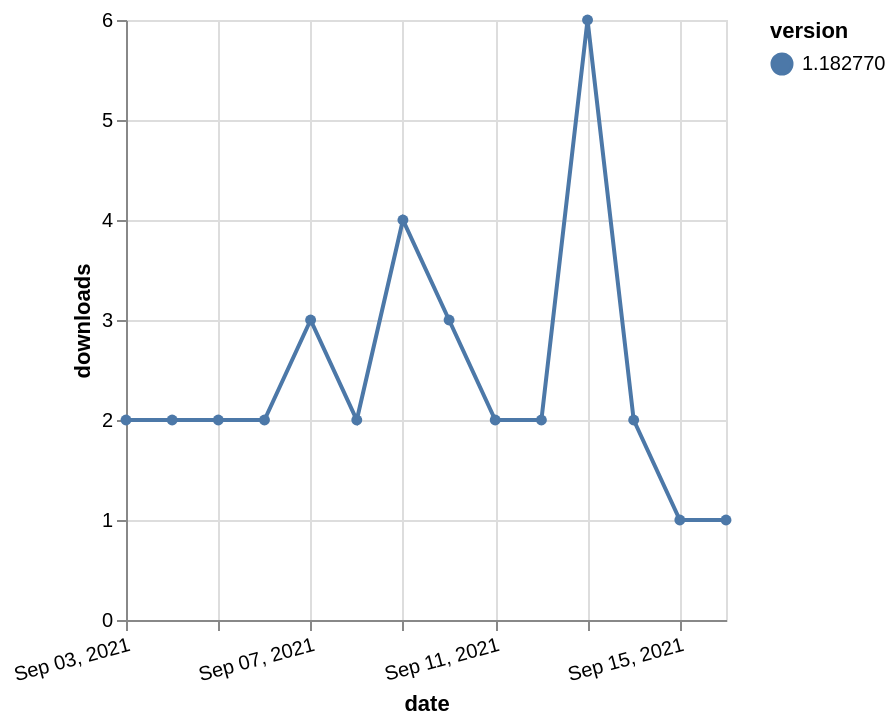

Vega-Lite specification stored for this chart:
### Vega-Lite specification from a JSON file in a GitHub repository (floating-point values rounded to 4 significant figures)
{"$schema": "https://vega.github.io/schema/vega-lite/v5.json", "description": "A simple bar chart with embedded data.", "data": {"values": [{"date": "2021-09-03", "total": 2349, "delta": 2, "version": "1.182770"}, {"date": "2021-09-04", "total": 2351, "delta": 2, "version": "1.182770"}, {"date": "2021-09-05", "total": 2353, "delta": 2, "version": "1.182770"}, {"date": "2021-09-06", "total": 2355, "delta": 2, "version": "1.182770"}, {"date": "2021-09-07", "total": 2358, "delta": 3, "version": "1.182770"}, {"date": "2021-09-08", "total": 2360, "delta": 2, "version": "1.182770"}, {"date": "2021-09-09", "total": 2364, "delta": 4, "version": "1.182770"}, {"date": "2021-09-10", "total": 2367, "delta": 3, "version": "1.182770"}, {"date": "2021-09-11", "total": 2369, "delta": 2, "version": "1.182770"}, {"date": "2021-09-12", "total": 2371, "delta": 2, "version": "1.182770"}, {"date": "2021-09-13", "total": 2377, "delta": 6, "version": "1.182770"}, {"date": "2021-09-14", "total": 2379, "delta": 2, "version": "1.182770"}, {"date": "2021-09-15", "total": 2380, "delta": 1, "version": "1.182770"}, {"date": "2021-09-16", "total": 2381, "delta": 1, "version": "1.182770"}]}, "width": "container", "mark": {"type": "line", "point": {"filled": true}}, "encoding": {"x": {"field": "date", "type": "temporal", "timeUnit": "yearmonthdate", "title": "date", "axis": {"labelAngle": -15}}, "y": {"field": "delta", "type": "quantitative", "title": "downloads"}, "color": {"field": "version", "type": "nominal"}, "tooltip": {"field": "delta"}}}
